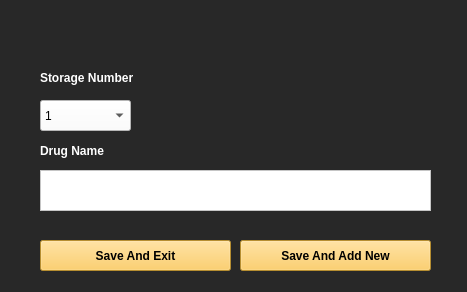
<?xml version="1.0" encoding="UTF-8"?>
<ui version="4.0">
 <class>Form</class>
 <widget class="QWidget" name="Form">
  <property name="geometry">
   <rect>
    <x>0</x>
    <y>0</y>
    <width>467</width>
    <height>292</height>
   </rect>
  </property>
  <property name="windowTitle">
   <string>Form</string>
  </property>
  <property name="styleSheet">
   <string notr="true">background-color: rgb(40, 40, 40);
color : white;</string>
  </property>
  <widget class="QTextEdit" name="dru_name">
   <property name="geometry">
    <rect>
     <x>40</x>
     <y>170</y>
     <width>391</width>
     <height>41</height>
    </rect>
   </property>
   <property name="font">
    <font>
     <pointsize>10</pointsize>
    </font>
   </property>
   <property name="styleSheet">
    <string notr="true">background-color: rgb(255, 255, 255);
color : rgb(0, 0, 0);</string>
   </property>
   <property name="acceptRichText">
    <bool>false</bool>
   </property>
  </widget>
  <widget class="QLabel" name="label">
   <property name="geometry">
    <rect>
     <x>40</x>
     <y>140</y>
     <width>91</width>
     <height>21</height>
    </rect>
   </property>
   <property name="font">
    <font>
     <pointsize>9</pointsize>
     <weight>75</weight>
     <bold>true</bold>
    </font>
   </property>
   <property name="text">
    <string>Drug Name</string>
   </property>
  </widget>
  <widget class="QComboBox" name="store_num">
   <property name="geometry">
    <rect>
     <x>40</x>
     <y>100</y>
     <width>91</width>
     <height>31</height>
    </rect>
   </property>
   <property name="styleSheet">
    <string notr="true">background-color: rgb(255, 255, 255);
color : rgb(0, 0, 0);</string>
   </property>
   <item>
    <property name="text">
     <string>1</string>
    </property>
   </item>
   <item>
    <property name="text">
     <string>2</string>
    </property>
   </item>
  </widget>
  <widget class="QLabel" name="label_2">
   <property name="geometry">
    <rect>
     <x>40</x>
     <y>70</y>
     <width>131</width>
     <height>16</height>
    </rect>
   </property>
   <property name="font">
    <font>
     <pointsize>9</pointsize>
     <weight>75</weight>
     <bold>true</bold>
    </font>
   </property>
   <property name="text">
    <string>Storage Number</string>
   </property>
  </widget>
  <widget class="QPushButton" name="save_and_exit">
   <property name="geometry">
    <rect>
     <x>40</x>
     <y>240</y>
     <width>191</width>
     <height>31</height>
    </rect>
   </property>
   <property name="font">
    <font>
     <pointsize>9</pointsize>
     <weight>75</weight>
     <bold>true</bold>
    </font>
   </property>
   <property name="styleSheet">
    <string notr="true">background-color: rgb(255, 199, 69);
color : rgb(0, 0, 0);</string>
   </property>
   <property name="text">
    <string>Save And Exit</string>
   </property>
  </widget>
  <widget class="QPushButton" name="save_and_add">
   <property name="geometry">
    <rect>
     <x>240</x>
     <y>240</y>
     <width>191</width>
     <height>31</height>
    </rect>
   </property>
   <property name="font">
    <font>
     <pointsize>9</pointsize>
     <weight>75</weight>
     <bold>true</bold>
    </font>
   </property>
   <property name="styleSheet">
    <string notr="true">background-color: rgb(255, 199, 69);
color : rgb(0, 0, 0);</string>
   </property>
   <property name="text">
    <string>Save And Add New</string>
   </property>
  </widget>
 </widget>
 <resources/>
 <connections/>
</ui>
